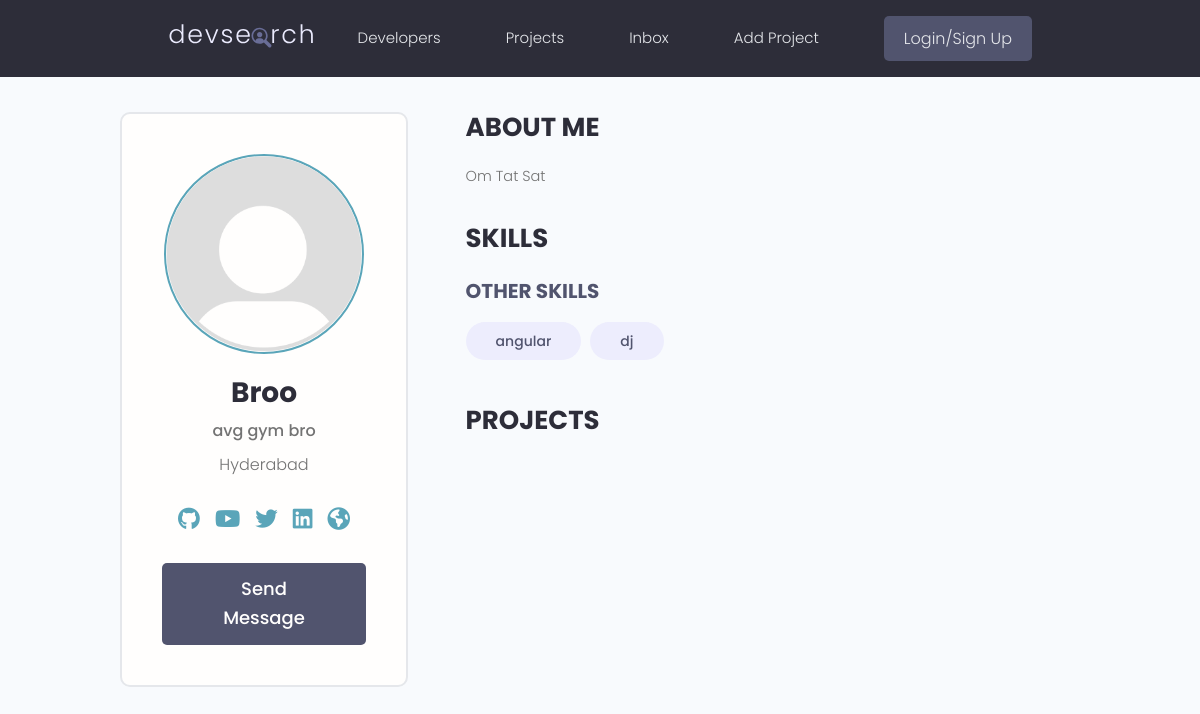
The app's page /profile/327fedef-bdd3-4ab3-9782-38a2fb0a899e/, older data.
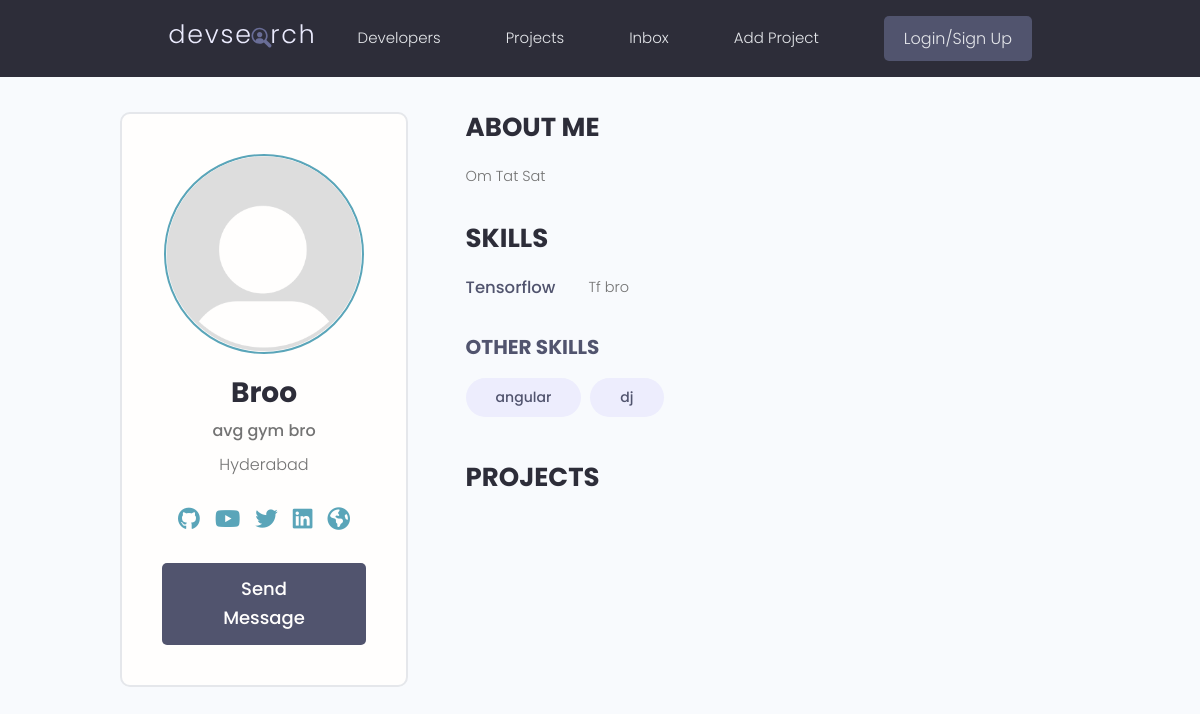
The same page, newer data.
### users/models.py (models this page shows, shortened)
class Skill(models.Model):
    owner = models.ForeignKey(Profile, on_delete=models.CASCADE, null = True, blank = True)
    name = models.CharField(max_length=200, blank= True, null = True)
    description = models.TextField(null = True, blank = True)
    created = models.DateTimeField(auto_now_add=True)
    id = models.UUIDField(default=uuid.uuid4, unique=True,primary_key=True, editable=False)

### users/views.py (the view)
# urls.py: path('profile/<str:pk>/', views.userProfile, name = 'profile')
def userProfile(request, pk):
    profile = Profile.objects.get(id = pk)
    topSkills = profile.skill_set.exclude(description__exact = "")
    otherSkills = profile.skill_set.filter(description = "")
    return render(request, 'users/user-profile.html', {'profile':profile, 'topSkills':topSkills, 'otherSkills':otherSkills})

### users/templates/users/user-profile.html (shortened to what this page needs)
{% extends 'main.html' %}
{% block content %}
<main class="profile my-md">
    <div class="container">
      <div class="layout">
        <div class="column column--1of3">
          <div class="card text-center">
            <div class="card__body dev">
              <img class="avatar avatar--xl" src="{{profile.profile_image.url}}" />
              <h2 class="dev__name">{{profile.name}}</h2>
              <p class="dev__title">{{profile.short_intro}}</p>
              <p class="dev__location">{{profile.location}}</p>
              <ul class="dev__social">
                {% if profile.social_github %}
                <li>
                    <a title="Github" href="{{profile.social_github}}" target="_blank"></a>
                  </li>
                {% endif %}
                {% if profile.social_youtube %}
                <li>
                    <a title="Youtube" href="{{profile.social_youtube}}" target="_blank"></a>
                  </li>
                {% endif %}
                {% if profile.social_twitter %}
                <li>
                    <a title="Twitter" href="{{profile.social_twitter}}" target="_blank"></a>
                  </li>
                {% endif %}
                {% if profile.social_linkedin %}
                <li>
                    <a title="LinkedIn" href="{{profile.social_linkedin}}" target="_blank"></a>
                  </li>
                  {% endif %}
                {% if profile.social_website %}
                <li>
                    <a title="Personal Website" href="{{profile.social_website}}" target="_blank"></a>
                  </li>
                  {% endif %}
              </ul>
              <a href="#" class="btn btn--sub btn--lg">Send Message </a>
            </div>
          </div>
        </div>
        <div class="column column--2of3">
          <div class="devInfo">
            <h3 class="devInfo__title">About Me</h3>
            <p class="devInfo__about">
              {{profile.bio}}
            </p>
          </div>
          <div class="devInfo">
            <h3 class="devInfo__title">Skills</h3>
            <div class="devInfo__skills">
                {% for skill in  topSkills%}
                <div class="devSkill">
                    <h4 class="devSkill__title">{{skill.name}}</h4>
                    <p class="devSkill__info">
                      {{skill.description}}
                    </p>
                  </div>
                {% endfor %}
              <h3 class="devInfo__subtitle">Other Skills</h3>
              <div class="devInfo__otherSkills">
                {% for skill in otherSkills %}
                <span class="tag tag--pill tag--sub tag--lg">
                    <small>{{skill.name}}</small>
                  </span>
                {% endfor %}
              </div>
            </div>
          </div>
          <div class="devInfo">
            <h3 class="devInfo__title">Projects</h3>
          </div>
        </div>
      </div>
    </div>
  </main>
{% endblock content %}

Row changes from the older to the newer data that the page shows:
added Skill: name "Tensorflow", description "Tf bro", shown under "SKILLS"
